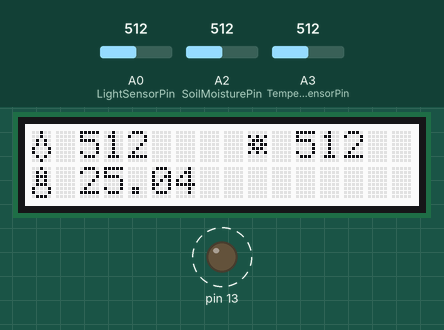
This sketch was run on a simulated Arduino Uno, built with avr-gcc and run on an emulated ATmega328P. Shown: 16×2 character LCD, output pins drawn as LEDs (lit = HIGH). Dashed ring = blinking. Inputs (shaded band) come from the test bench; at power-on: A0 (LightSensorPin) = 512, A2 (SoilMoisturePin) = 512, A3 (TemperatureSensorPin) = 512. Pins used as bus, display or sensor lines are not drawn; what the sketch prints to the serial monitor is not drawn.

Above: at 1.7 s.
1.8 s: A0 (LightSensorPin) set to 390
At 3.0 s:
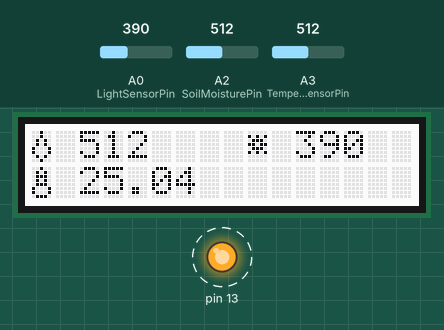
5.1 s: A2 (SoilMoisturePin) set to 390
At 7.5 s:
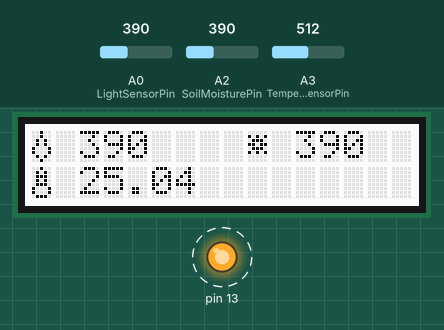
8.2 s: A3 (TemperatureSensorPin) set to 390
At 9.6 s:
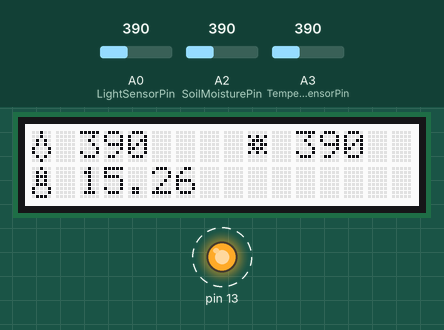
11.3 s: A0 (LightSensorPin) set to 410
At 13.7 s:
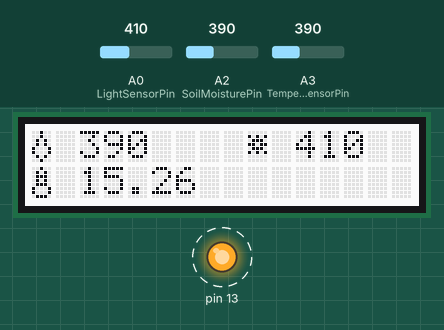
14.3 s: A2 (SoilMoisturePin) set to 410
At 15.7 s:
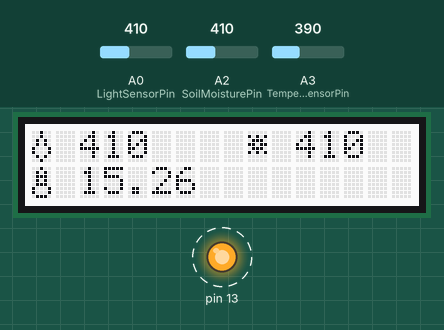
17.4 s: A3 (TemperatureSensorPin) set to 410
At 19.5 s:
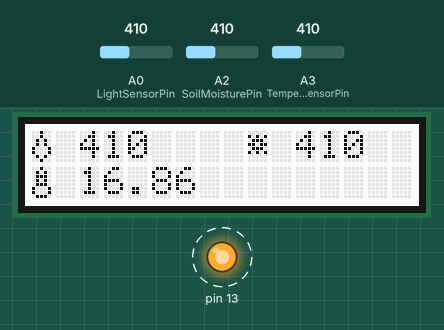
Timing chart, 0 to 21.5 s (numbered marks = the images above; inputs shaded):
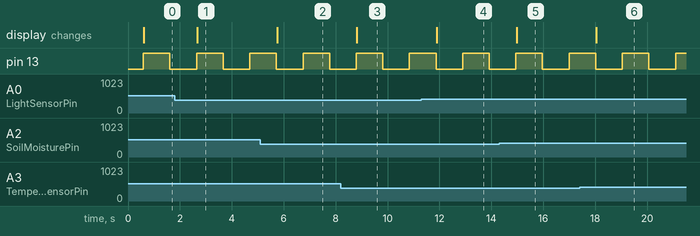

The sketch:

PlantHub.ino
```cpp
#include <Wire.h>
#include "rgb_lcd.h"

#define SoilMoisturePin A2
#define SoilMoisturePower 6
#define LightSensorPin A0
#define TemperatureSensorPin A3

rgb_lcd lcd;
byte x;
bool flag = LOW;

const byte DATA_SIZE = 2;

String soil;
String lum;
String tem;
String d;

const int wetThreshold = 400;
const int dryThreshold = 250;
const int R0 = 100000;            // R0 = 100k
const int B = 4275;               // B value of the thermistor

uint8_t water[8] = {
  0b00100,
  0b00100,
  0b01010,
  0b01010,
  0b10001,
  0b10001,
  0b01010,
  0b00100
};

uint8_t sun[8] = {
  0b00000,
  0b10101,
  0b01110,
  0b11011,
  0b01110,
  0b10101,
  0b00000,
  0b00000
};

uint8_t temp[8] = {
  0b00100,
  0b01010,
  0b01110,
  0b01010,
  0b01110,
  0b10001,
  0b10001,
  0b01110
};


int readSoil() {
  digitalWrite(SoilMoisturePower, HIGH);//turn monitoring "On"
  delay(10);//wait 10 milliseconds
  int val = analogRead(SoilMoisturePin);//Read the SIG value form sensor
  digitalWrite(SoilMoisturePower, LOW);//turn monitoring "Off"
  return val;//send current moisture value
}

void setup() {
  Serial.begin(115200);
  Wire.begin(0x08);
  pinMode(13, OUTPUT);
  Wire.onReceive(receiveEvent);
  Wire.onRequest(sendEvent);

  pinMode(SoilMoisturePower, OUTPUT);         //Set D6 as an OUTPUT
  digitalWrite(SoilMoisturePower, LOW);       //Turn it Off when not in use

  Wire.beginTransmission(0x3C);

  lcd.begin(16, 2);

  lcd.createChar(1, water);
  lcd.createChar(2, sun);
  lcd.createChar(3, temp);

  lcd.setCursor(0, 0);
  lcd.write(byte(1));
  lcd.setCursor(9, 0);
  lcd.write(byte(2));
  lcd.setCursor(0, 1);
  lcd.write(byte(3));

  Wire.endTransmission();

  delay(500); //Just to make sure setup completed
}

int getSoil(){
  int l = readSoil();
  Serial.print("Soil moisture: ");
  Serial.println(l);
  return l;
}

float getTemp(){
  int temperatureSensorValue = analogRead (TemperatureSensorPin);
  float R = 1023.0/temperatureSensorValue-1.0;
  R = R0*R;
  float temperature = 1.0/(log(R/R0)/B+1/298.15)-273.15;
  Serial.print("Temperature: ");
  Serial.println(temperature);
  return temperature;
}

int getLuminosity(){
  int lightSensorValue = analogRead (LightSensorPin);
  Serial.print("Luminosity: ");
  Serial.println(lightSensorValue);
  return lightSensorValue;
}

void receiveEvent(int howMany){
  x = Wire.read();
  flag=HIGH;
}

void sendEvent(){
  Serial.println("Sending...");
  Wire.write(d.c_str());
  Serial.println("Sent!");
}

void loop(){
  if (flag == HIGH){
    flag = LOW;
    Serial.println(x, HEX);
  }
  digitalWrite(13, !digitalRead(13));

  int s = getSoil();
  int l = getLuminosity();
  float t = getTemp();

  soil = String(s);
  lum = String(l);
  tem = String(t, 2);

  Wire.beginTransmission(0x3C);

  lcd.setCursor(2, 0);
  lcd.print(soil);
  lcd.setCursor(11, 0);
  lcd.print(lum);
  lcd.setCursor(2, 1);
  lcd.print(tem);

  Wire.endTransmission();

  d = soil + "#" + lum + "#" + tem + "#";

  delay(1000);
}
```

Measured:
- after the input at 1.8 s, the display: changes after 0.87 s (image 1)
- after the input at 5.1 s, the display: changes after 0.64 s (image 2)
- after the input at 8.2 s, the display: changes after 0.62 s (image 3)
- after the input at 11.3 s, the display: changes after 0.59 s (image 4)
- after the input at 14.3 s, the display: changes after 0.67 s (image 5)
- after the input at 17.4 s, the display: changes after 0.65 s (image 6)
- by itself, pin 13: alternates HIGH for 1.0 s and LOW for 1.0 s
